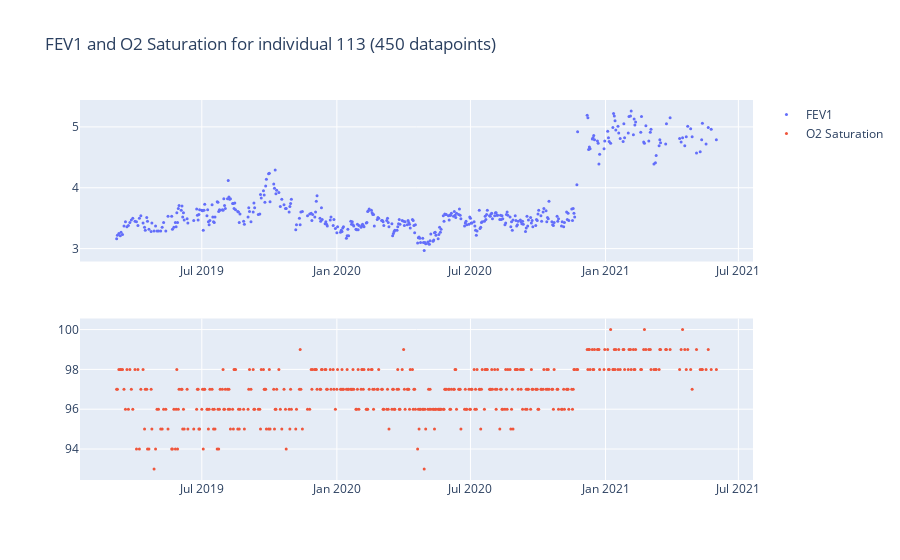

Source (notebook cell):
### Code cell
plot_fev1_o2(df, ["113", "126", "202", "331"], lf_col="FEV1", o2_col="O2 Saturation")

### Figure 1 — Plotly figure (JSON) as saved in the notebook; plotly's stock layout.template omitted (floating-point values rounded to 4 significant figures; data arrays with more than 128 entries replaced by an {"elided": "..."} marker saying what was removed)
{"data": [{"line": {"width": 0.5}, "marker": {"size": 3}, "mode": "markers", "name": "FEV1", "type": "scatter", "x": {"elided": "450 str values"}, "xaxis": "x", "y": {"elided": "450 float values"}, "yaxis": "y"}, {"line": {"width": 0.5}, "marker": {"size": 3}, "mode": "markers", "name": "O2 Saturation", "type": "scatter", "x": {"elided": "450 str values"}, "xaxis": "x2", "y": {"elided": "450 int values"}, "yaxis": "y2"}], "layout": {"title": {"text": "FEV1 and O2 Saturation for individual 113 (450 datapoints)"}, "xaxis": {"anchor": "y", "domain": [0, 1]}, "xaxis2": {"anchor": "y2", "domain": [0, 1]}, "yaxis": {"anchor": "x", "domain": [0.575, 1]}, "yaxis2": {"anchor": "x2", "domain": [0, 0.425]}}}
